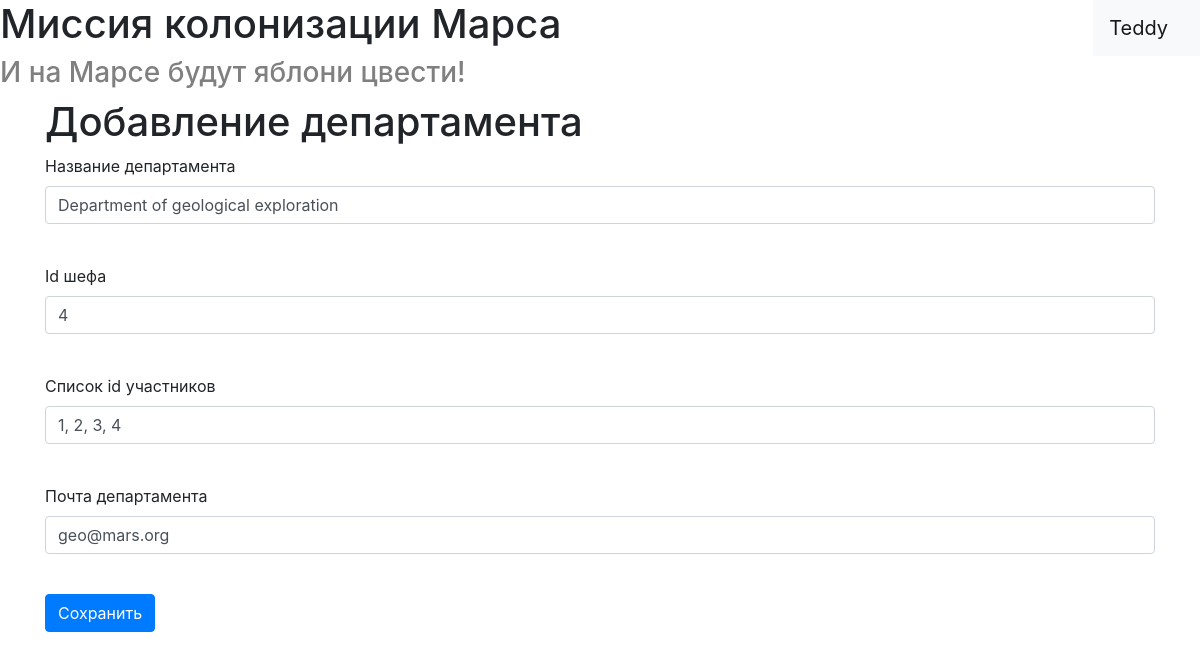
/departments/1 (signed in), run on the app's committed database.
### data/users.py (models this page shows, shortened)
class User(SqlAlchemyBase, UserMixin):
    __tablename__ = 'users'
    id = sqlalchemy.Column(sqlalchemy.Integer,
                           primary_key=True, autoincrement=True)
    surname = sqlalchemy.Column(sqlalchemy.String)
    name = sqlalchemy.Column(sqlalchemy.String)
    age = sqlalchemy.Column(sqlalchemy.Integer)
    position = sqlalchemy.Column(sqlalchemy.String)
    speciality = sqlalchemy.Column(sqlalchemy.String)
    address = sqlalchemy.Column(sqlalchemy.String)
    email = sqlalchemy.Column(sqlalchemy.String, unique=True)
    hashed_password = sqlalchemy.Column(sqlalchemy.String)
    modified_date = sqlalchemy.Column(sqlalchemy.DateTime,
                                      default=datetime.datetime.now)
    jobs = orm.relation("Jobs", back_populates='user')
    departments = orm.relation("Department", back_populates='user')

### data/departments.py (models this page shows, shortened)
class Department(SqlAlchemyBase):
    __tablename__ = 'department'
    id = sqlalchemy.Column(sqlalchemy.Integer, primary_key=True, autoincrement=True)
    title = sqlalchemy.Column(sqlalchemy.String)
    chief = sqlalchemy.Column(sqlalchemy.Integer, sqlalchemy.ForeignKey("users.id"))
    members = sqlalchemy.Column(sqlalchemy.String)
    email = sqlalchemy.Column(sqlalchemy.String)
    user = orm.relation('User')

### main.py (the view, shortened to what this page needs)
@app.route('/departments/<int:id>', methods=['GET', 'POST'])
@login_required
def edit_department(id):
    form = AddDepartmentForm()
    if request.method == "GET":
        db_sess = db_session.create_session()
        department = db_sess.query(Department).filter(Department.id == id,
                                                      ((Department.user == current_user) |
                                                       (current_user.id == 1))).first()
        if department:
            form.title.data = department.title
            form.chief.data = department.chief
            form.members.data = department.members
            form.email.data = department.email
        else:
            abort(404)
    return render_template('add_department.html', title='Редактирование департамента', form=form)

### forms/mars_one.py
class AddDepartmentForm(FlaskForm):
    title = StringField('Название департамента', validators=[DataRequired()])
    chief = IntegerField('Id шефа', validators=[DataRequired()])
    members = StringField('Список id участников', validators=[DataRequired()])
    email = EmailField('Почта департамента', validators=[DataRequired()])
    submit = SubmitField('Сохранить')

### data/db_session.py (called while the page is built)
def create_session() -> Session:
    global __factory
    return __factory()

### main.py (called while the page is built)
@login_manager.user_loader
def load_user(user_id):
    db_sess = db_session.create_session()
    return db_sess.query(User).get(user_id)

### templates/add_department.html (shortened to what this page needs)
{% extends "base.html" %}
{% block content %}
    <h1>Добавление департамента</h1>
    <form action="" method="post">
        <p>
            {{ form.title.label }}<br>
            {{ form.title(class="form-control", type="department_title") }}<br>
        </p>
        <p>
            {{ form.chief.label }}<br>
            {{ form.chief(class="form-control", type="chief_id") }}<br>
        </p>
        <p>
            {{ form.members.label }}<br>
            {{ form.members(class="form-control", type="list_members") }}<br>
        </p>
        <p>
            {{ form.email.label }}<br>
            {{ form.email(class="form-control", type="email") }}<br>
        </p>
        <p>{{ form.submit(type="submit", class="btn btn-primary") }}</p>
    </form>
{% endblock %}

### templates/base.html (shortened to what this page needs)
<!doctype html>
<html lang="ru">
<head>
    <link rel="stylesheet" href="/static/css/style.css">
    <link rel="stylesheet"
          href="https://stackpath.bootstrapcdn.com/bootstrap/4.4.1/css/bootstrap.min.css"
>
</head>
<body>
    <header>
        <nav class="navbar navbar-light bg-light right">
            {% if current_user.is_authenticated %}
                <a class="navbar-brand" href="/logout">{{ current_user.name }}</a>
            {% else %}
                <p>
                    <a class="btn btn-primary " href="/register">Зарегистрироваться</a>
                    <a class="btn btn-success" href="/login">Войти</a>
                </p>
            {% endif %}
        </nav>
        <h1>Миссия колонизации Марса</h1>
        <h3 class="gray">И на Марсе будут яблони цвести!</h3>
    </header>
<main role="main" class="container">
    {% block content %}{% endblock %}
</main>
</body>
</html>

### static/css/style.css (style rules this page uses)
.gray { color: gray; }
.right { float: right; }

### data on the page
User: name "Teddy"
Department: title "Department of geological exploration", chief "4", members "1, 2, 3, 4", email "geo@mars.org"
